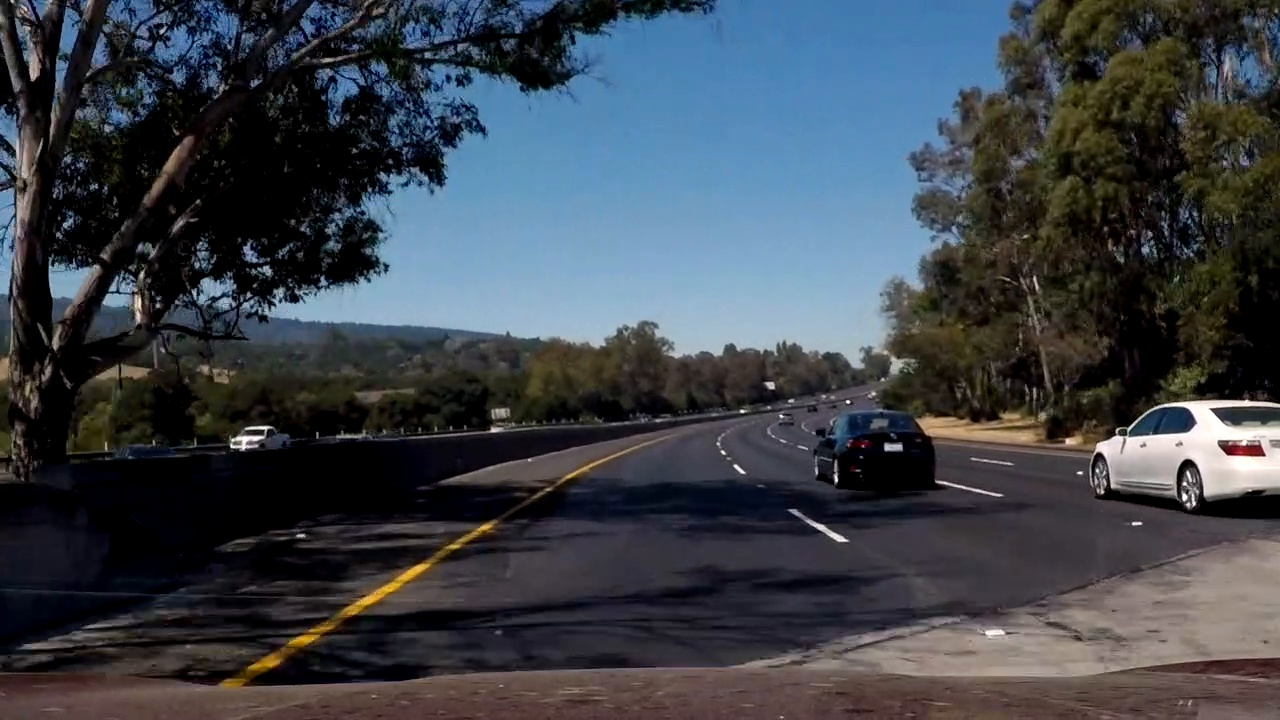
#> input picture test_images/91.jpg, 1280 x 720 px
$ python -i p4.py   (imports and definitions only)   (older library calls are emulated)
#> lines starting #> are read from the running program, lines starting #| are printed output that depends on the picture; after the words box and inside, x2 and y2 are one past the last pixel; in counts of white or black regions, pixels touching at a corner belong together
import numpy as np
import cv2
import matplotlib.pyplot as plt

# [5 lines left out: function warper, not called in this run]

def gaussian_blur(img, kernel_size):
    return cv2.GaussianBlur(img, (kernel_size, kernel_size), 0)

# [38 lines left out: functions cal_undistort, pltPairedShow, pltShowFour, not called in this run]

#def hls_color_thresh(img, Hthresh, Sthresh):
def hls_s_thresh(img, Hthresh=(0,255), Sthresh=(0,255)):
    imgHLS = cv2.cvtColor(img, cv2.COLOR_RGB2HSV)
    binary_output = np.zeros_like(img)
    binary_output[(imgHLS[:,:,0] >= Hthresh[0])  & (imgHLS[:,:,0] <= Hthresh[1])
                  & ((imgHLS[:,:,2] >= Sthresh[0])  & (imgHLS[:,:,2] <= Sthresh[1]))] = 255
    return binary_output

def sobelX_thresh(img, sobel_kernel=3, mag_thresh=(0, 255)):
    imgHLS = cv2.cvtColor(img, cv2.COLOR_RGB2HSV)
    # r channel
#    sobelx = cv2.Sobel(img[:,:,0], cv2.CV_64F, 1,0, ksize=sobel_kernel)
    # V channel
    sobelx = cv2.Sobel(imgHLS[:,:,2], cv2.CV_64F, 1,0, ksize=sobel_kernel)
    scaled_sobel = np.uint8(255*sobelx / np.max(sobelx))

    # 5) Create a binary mask where mag thresholds are met
    binary_output = np.zeros_like(scaled_sobel)
    binary_output[(scaled_sobel >= mag_thresh[0]) & (scaled_sobel <= mag_thresh[1])] = 255

    # 6) Return this mask as your binary_output image
    return binary_output

def mag_thresh(img, sobel_kernel=3, mag_thresh=(0, 255)):
    imgHLS = cv2.cvtColor(img, cv2.COLOR_RGB2HSV)
    gray = imgHLS[:,:,2]
    # 2) Take the gradient in x and y separately
    sobelx = cv2.Sobel(gray, cv2.CV_64F, 1,0, ksize=sobel_kernel)
    sobely = cv2.Sobel(gray, cv2.CV_64F, 0,1, ksize=sobel_kernel)

    # 3) Calculate the magnitude
    gradmag = np.sqrt(sobelx**2 + sobely**2)

    # 4) Scale to 8-bit (0 - 255) and convert to type = np.uint8
    scaled_sobel = np.uint8(255*gradmag / np.max(gradmag))

    # 5) Create a binary mask where mag thresholds are met
    binary_output = np.zeros_like(scaled_sobel)
    binary_output[(scaled_sobel >= mag_thresh[0]) & (scaled_sobel <= mag_thresh[1])] = 255


    # 6) Return this mask as your binary_output image
    return binary_output

#Direction threshold
def dir_threshold(img, sobel_kernel=3, thresh=(0, np.pi/2)):
    imgHLS = cv2.cvtColor(img, cv2.COLOR_RGB2HSV)
    gray = imgHLS[:,:,2]

    sobelx = cv2.Sobel(gray, cv2.CV_64F, 1,0, ksize=sobel_kernel)
    sobely = cv2.Sobel(gray, cv2.CV_64F, 0,1, ksize=sobel_kernel)

    abs_sobelx = np.absolute(sobelx)
    abs_sobely = np.absolute(sobely)

    absgraddir = np.arctan2(abs_sobely, abs_sobelx)

    binary_output = np.zeros_like(absgraddir)
    binary_output[(absgraddir >= thresh[0]) & (absgraddir <= thresh[1])] = 255

    return binary_output

#Both Magnitude and direction threshold
# [194 lines left out: functions mag_dir_thresh, fitlines, curvature, not called in this run]


def combinedThresholds(img):
    combined3 = np.zeros_like(img[:,:,2])

    hls_mask = hls_s_thresh(img, Hthresh=(0, 50), Sthresh=(120, 255))[:,:,2]
    sobelX_mask = sobelX_thresh(img, 15,(70,240))
    mag_mask = mag_thresh(img, 15,(25,100))
    dir_mask = dir_threshold(img, 15,(0.7, 1.2))

    combined3[(((hls_mask >=100 ) & (sobelX_mask >=100)) | ((mag_mask >= 100) & (dir_mask >= 100)))] = 255
#    combined3[(((hls_mask >=100 ) & (sobelX_mask >=100)))] = 255

    return combined3

# [65 lines left out: function processingframe, not called in this run]

>>> import cv2
>>> picture = cv2.cvtColor(cv2.imread('../test_images/91.jpg'), cv2.COLOR_BGR2RGB)
>>> result = combinedThresholds(picture)
#> in hls_s_thresh, `imgHLS = cv2.cvtColor(img, cv2.COLOR_RGB2HSV)`: imgHLS: shape (720, 1280, 3); mean H, S, V 74.6, 96.2, 80.8
#> in combinedThresholds, `hls_mask = hls_s_thresh(img, Hthresh=(0, 50), Sthresh=(120, 255))[:,:,2]`:
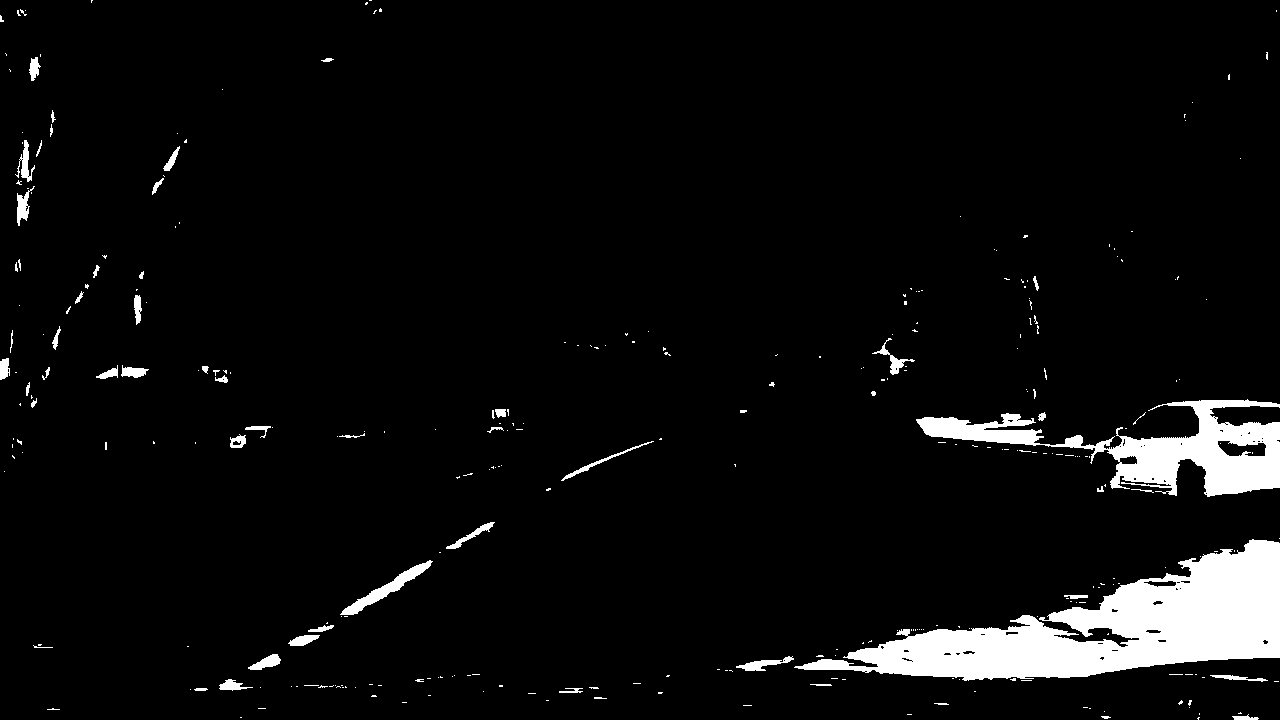
#> hls_mask: shape (720, 1280); 5.3% white; 314 white regions (257 under 20 px), largest, box (x1, y1, x2, y2) and area: (794, 539, 1280, 681) 28978, (916, 399, 1280, 497) 12073, (340, 560, 433, 615) 984
#> in combinedThresholds, `sobelX_mask = sobelX_thresh(img, 15,(70,240))`: sobelX_mask: shape (720, 1280); 12.1% white; 1638 white regions (782 under 20 px), largest, box (x1, y1, x2, y2) and area: (1, 109, 46, 323) 3491, (238, 444, 650, 688) 3190, (903, 150, 947, 313) 2521
#> in combinedThresholds, `mag_mask = mag_thresh(img, 15,(25,100))`: mag_mask: shape (720, 1280); 22.2% white; 1045 white regions (565 under 20 px), largest, box (x1, y1, x2, y2) and area: (73, 0, 1180, 689) 81123, (796, 345, 1280, 523) 17234, (67, 0, 278, 140) 12211
#> in dir_threshold, `absgraddir = np.arctan2(abs_sobely, abs_sobelx)`:
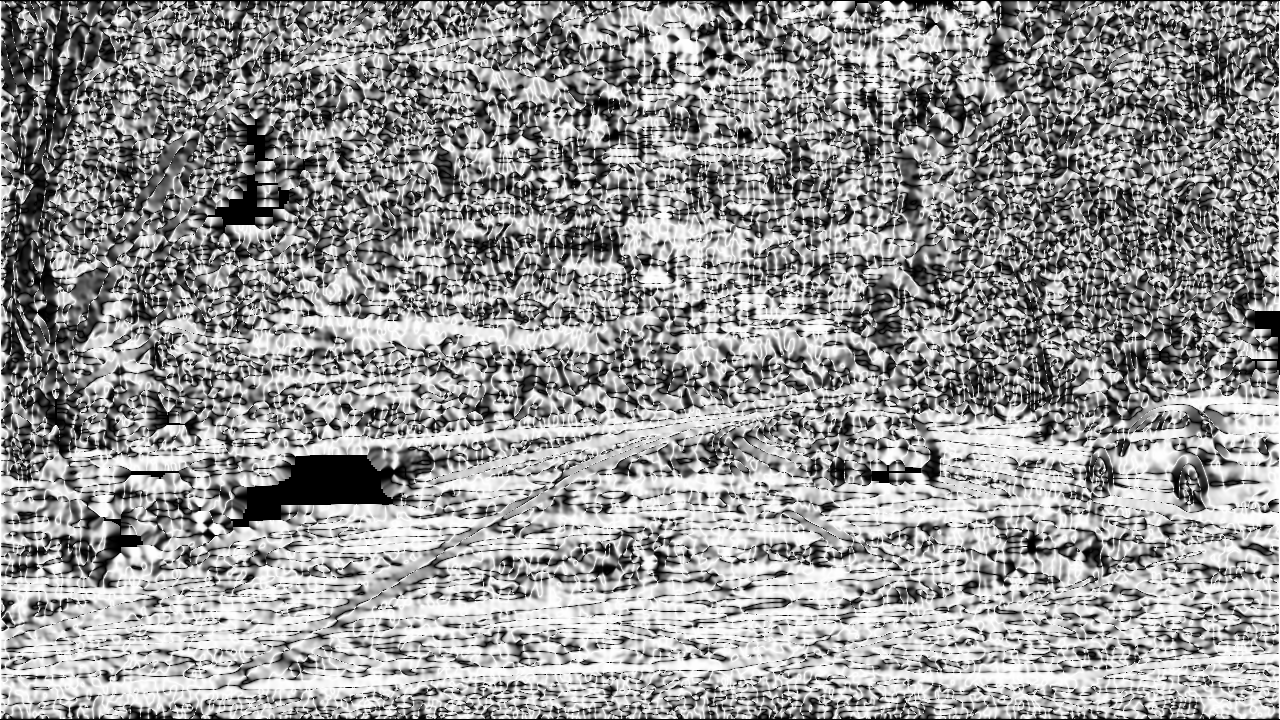
#> absgraddir: shape (720, 1280) float64; min 0, max 1.57, mean 0.922; drawn with min black and max white
#> in combinedThresholds, `dir_mask = dir_threshold(img, 15,(0.7, 1.2))`:
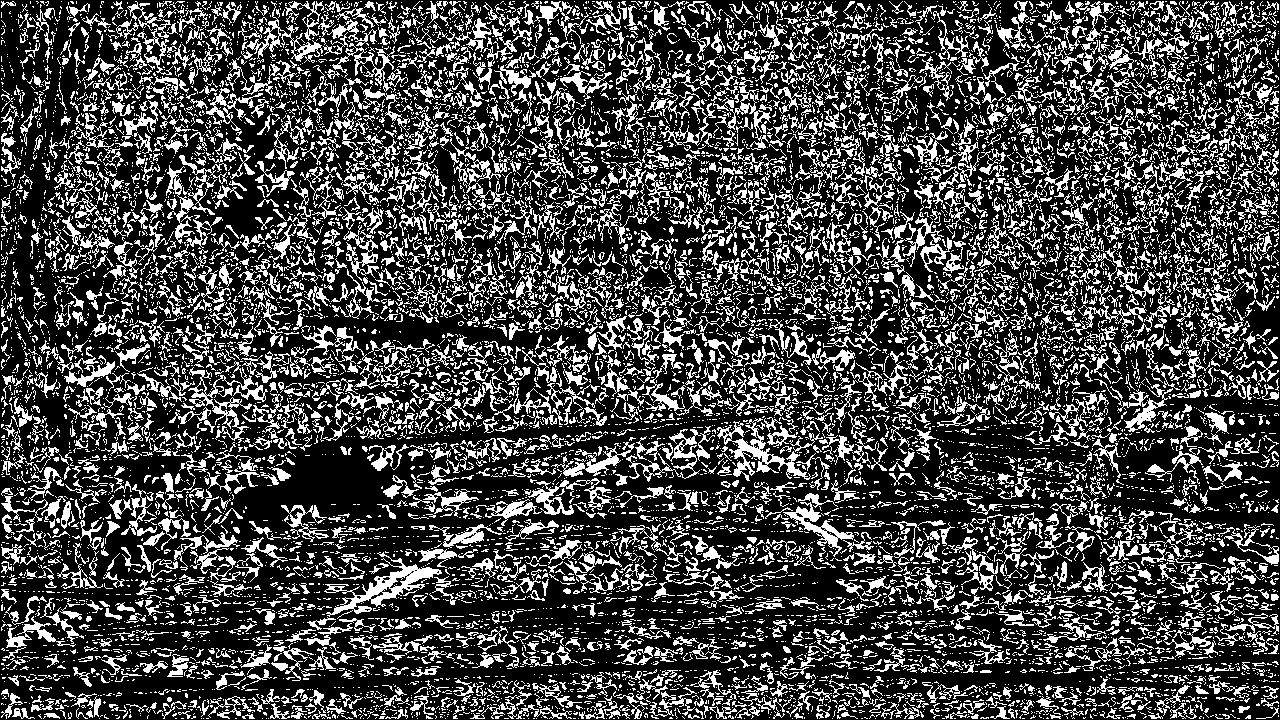
#> dir_mask: shape (720, 1280) float64; 27.5% white in thin lines or dots
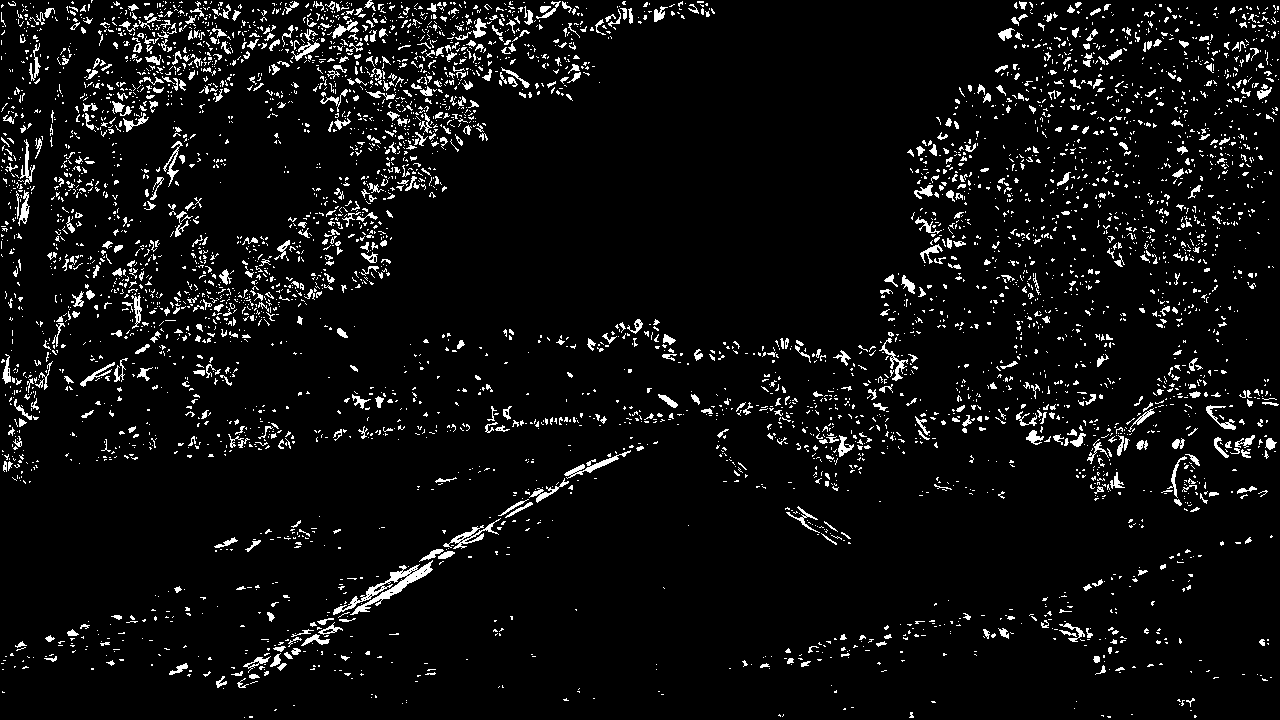
#> result: shape (720, 1280); 5.9% white in thin lines or dots
